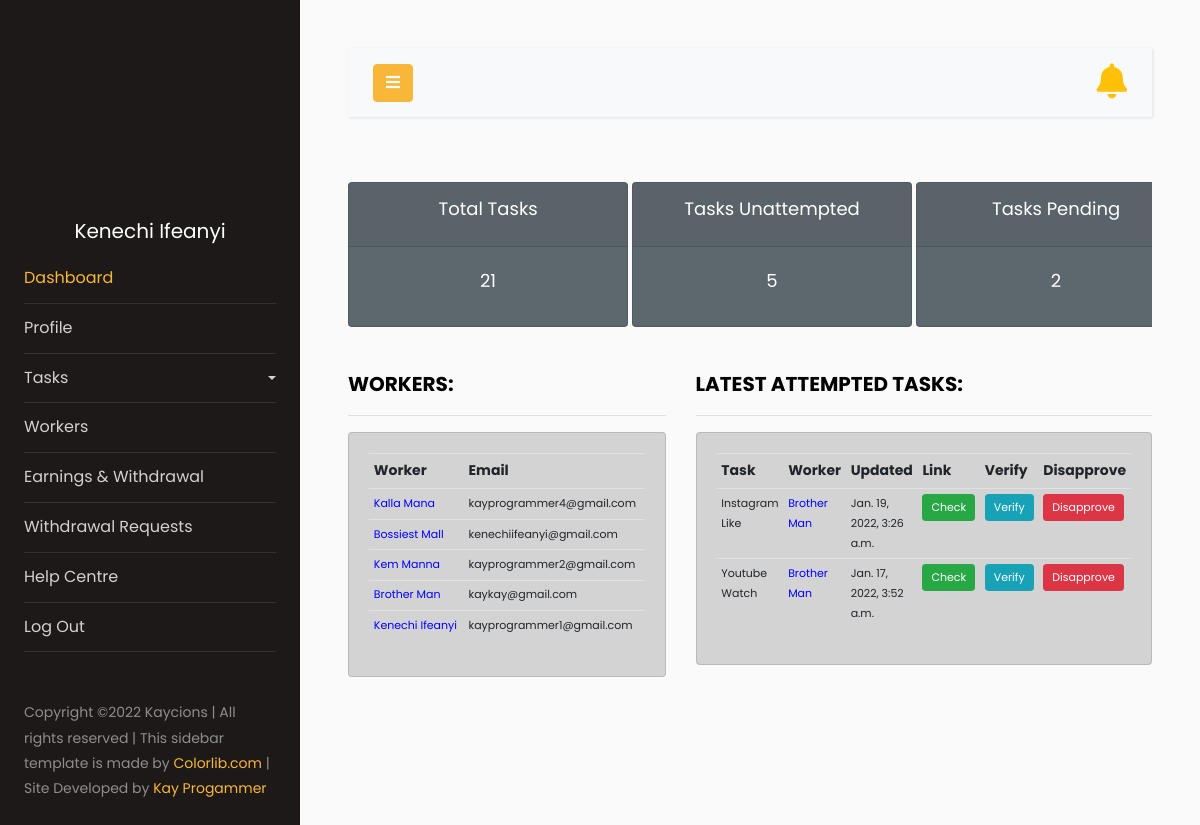
Page /dashboard/ (signed in) on the committed database.
### task/models.py (models this page shows, shortened)
class User(AbstractUser):
    username = None
    first_name = None
    last_name = None
    USERNAME_FIELD = 'email'
    terms_confirmed = models.BooleanField(null=False, blank=False, default=True)
    email = models.EmailField(_('email address'), max_length=40, help_text='Email', null=True, unique=True)
    full_name = models.CharField(max_length=40, help_text='Full name', null=True)
    is_email_verified = models.BooleanField(default=False, null=True, blank=True)
    REQUIRED_FIELDS = []
    objects = CustomUserManager()
    def __str__(self):
        return str(self.full_name)

class Worker(models.Model):
    user = models.OneToOneField(settings.AUTH_USER_MODEL, null=True, blank=False, on_delete=models.CASCADE)
    full_name = models.CharField(max_length=40, help_text='Full name', null=True)
    email = models.EmailField(max_length=40, help_text='Email', null=True, unique=True)
    facebook_id = models.CharField(max_length=30, help_text='Facebook ID', null=True, unique=True)
    twitter_id = models.CharField(max_length=30, help_text='Twitter ID', null=True, unique=True)
    instagram_id = models.CharField(max_length=30, help_text='Instagram ID', null=True, unique=True)
    youtube_id = models.EmailField(max_length=40, help_text='Youtube ID', null=True, unique=True)
    paypal_address = models.EmailField(max_length=100, help_text='Paypal Address', null=True, unique=True)
    avatar = models.ImageField(upload_to='avatars/', null=True, blank=True)
    code = models.CharField(max_length=60, blank=True)
    recommended_by = models.ForeignKey(User, on_delete=models.CASCADE, blank=True, null=True, related_name='ref_by')
    date_created = models.DateTimeField(default=today)
    updated = models.DateTimeField(auto_now=True)
    def __str__(self):
        return str(self.full_name)
    @property
    def imageURL(self):
        try:
            url = self.avatar.url
        except:
            url = "https://res.cloudinary.com/kay-development/image/upload/v1643036318/avatars/pro_wqmqw5.png"
        return url

class Task(models.Model):
    CATEGORY = (
        ('Facebook', 'Facebook'),
        ('Twitter', 'Twitter'),
        ('Instagram', 'Instagram'),
        ('Youtube', 'Youtube'),
    )
    CATEGORY_2 = (
        ('Like', 'Like'),
        ('Share', 'Share'),
        ('Comment', 'Comment'),
        ('Mention', 'Mention'),
        ('Follow', 'Follow'),
        ('Repost', 'Repost'),
        ('Hastag', 'Hashtag'),
        ('Watch', 'Watch'),
        ('Re-tweet', 'Re-tweet'),
        ('Suscribe', 'Suscribe'),
        ('Like & Comment', 'Like & Comment'),
    )
    category = models.CharField(max_length=200, null=True, choices=CATEGORY)
    category_2 = models.CharField(max_length=200, null=True, choices=CATEGORY_2)
    description = models.TextField(max_length=300, null=True)
    date_created = models.DateTimeField(auto_now_add=True)
    updated = models.DateTimeField(auto_now=True)
    price = models.DecimalField(max_digits=7, decimal_places=2, null=True)
    link = models.URLField(max_length=500, null=True)
    task_expiry_date = models.DateField(default=f, null=True)
    task_expiry_time = models.TimeField(default=today, null=True)
    worker = models.ForeignKey(Worker, related_name='tasks', on_delete=models.CASCADE, null=True, blank=True)
    pending = models.BooleanField(default=False, null=True, blank=True)
    completed = models.BooleanField(default=False, null=True, blank=True)
    disapproved = models.BooleanField(default=False, null=True, blank=True)
    who_updated = models.CharField(max_length=100, null=True, blank = True)
    class Meta:
        ordering = ['-date_created']

### task/decorators.py (the view)
    def wrapper_function(request, *args, **kwargs):
        group = None
        if request.user.groups.exists():
            group = request.user.groups.all()[0].name
        if group == 'worker':
            return redirect('user-page')
        if group == 'admin':
            return view_func(request, *args, **kwargs)

### task/templatetags/custom_tags.py (called while the page is built)
@register.inclusion_tag('task/show_notifications.html', takes_context=True)
def show_notifications(context):
    request_user = context['request'].user
    if not request_user.is_staff:
        worker = Worker.objects.filter(user__is_staff=False).get(user=request_user)
        notifications = Notification.objects.filter(to_worker=worker).exclude(admin__isnull=False).exclude(worker_has_seen=True).order_by('-date')
    else:
        admin = Worker.objects.filter(user__is_staff=True).get(user=request_user)
        notifications = Notification.objects.filter(admin=admin).exclude(worker_has_seen=True).order_by('-date')
    not_count = notifications.count()
    return {'notifications': notifications, 'nc':not_count}

### task/views.py (called while the page is built)
@admin_only
def dashboard(request):
    tasks = Task.objects.all().order_by('-date_created')
    workers = Worker.objects.all().order_by('-date_created')[:15]
    total_tasks = tasks.count()
    verified_tasks = Task.objects.filter(completed=True)
    pending_tasks = Task.objects.filter(pending=True)[:15]
    disapproved_tasks = Task.objects.filter(disapproved=True)
    unattempted_tasks = Task.objects.filter(disapproved=False, completed=False, pending=False)
    context = {'unattempted_tasks':unattempted_tasks, 'tasks':tasks, 'workers': workers, 'total_tasks':total_tasks, 'verified_tasks':verified_tasks, 'pending_tasks':pending_tasks, 'disapproved_tasks':disapproved_tasks}
    return render(request, 'task/dashboard.html', context)

### task/templates/task/dashboard.html (shortened to what this page needs)
{% extends 'task/sidmain.html' %}
{% load static %}
{% block content %}
    {% include 'task/status.html' %}
    <br>
    <div class="row">
        <div class="col-md-5 mb-4">
            <h5 style="font-weight: bold;">WORKERS:</h5>
            <hr>
            <div class="card card-body table-responsive" style="background-color:lightgrey;">
                <table class="table table-sm">
                    <tr>
                        <th>Worker</th>
                        <th>Email</th>
                    </tr>
                    {% for worker in workers %}
                        <tr>
                            <td style="font-size:11px;"><a href="{% url 'worker' worker.id %}" style="color: blue;">{{worker.user|capfirst}}</a></td>
                            <td style="font-size:11px;">{{worker.email}}</td>
                        </tr>
                    {% empty %}
                        <tr>
                            <td colspan="8" class="text-center">No workers yet!</td>
                        </tr>
                    {% endfor %}
                </table>
            </div>
        </div>
        <div class="col-md-7">
            <h5 style="font-weight: bold;">LATEST ATTEMPTED TASKS:</h5>
            <hr>
            <div class="card card-body table-responsive" style="background-color:lightgrey;">
                <table class="table table-sm">
                    <tr>
                        <th>Task</th>
                        <th>Worker</th>
                        <th>Updated</th>
                        <th>Link</th>
                        <th>Verify</th>
                        <th>Disapprove</th>
                    </tr>
                    {% for t in pending_tasks %}
                    <tr style="font-size:11px;">
                        <td>{{t.category}} {{t.category_2}}</td>
                        <td><a style="color: blue;" href="{% url 'worker' t.worker.id %}">{{t.worker|capfirst}}</a></td>
                        <td>{{t.updated}}</td>
                        <td><button style="font-size: 11px;" class="btn btn-sm btn-success"><a style="color: white;" href="{{t.link}}" target="_blank">Check</a></button></td>
                        <td><a style="font-size: 11px;" class="btn btn-sm btn-info" href="{% url 'verify_task' t.id %}">Verify</a></td>
                        <td><a style="font-size: 11px;" class="btn btn-sm btn-danger" href="{% url 'disapprove_task' t.id %}">Disapprove</a></td>
                    </tr>
                    {% empty %}
                    <tr>
                        <td colspan="8" class="text-center">There are no pending tasks</td>
                    </tr>
                    {% endfor %}
                </table>
            </div>
        </div>
    </div>
{% endblock %}

### task/templates/task/sidmain.html (shortened to what this page needs)
{% load static %}
{% load custom_tags %}
<!doctype html>
<html lang="en">
  <head>
		<link rel="stylesheet" href="{% static 'css/side_style.css' %}?{% now "U" %}">
    <link rel="stylesheet" href="https://cdn.jsdelivr.net/npm/sweetalert2@10.10.1/dist/sweetalert2.min.css">
    <link rel="stylesheet" href="https://use.fontawesome.com/releases/v5.12.1/css/all.css">
  </head>
  <body>
		<div class="wrapper d-flex align-items-stretch">
			<nav id="sidebar">
				<div class="p-4 pt-5 ">
		  		<a onclick="window.location='{{user.worker.imageURL}}'" class="img logo rounded-circle mb-5" style="cursor: pointer; background-image: url({{user.worker.imageURL}}); background-position: top;"></a>
          <h5 class="dispname" style="text-align: center; color: white;">{{user.worker.full_name|capfirst}}</h5>
	        <ul class="list-unstyled components mb-5">
              {% url 'dashboard' as dashboard_url %}
	          <li {% if request.path == dashboard_url %}class="active"{% endif %}>
	            <a href="{% url 'dashboard' %}" >Dashboard</a>
	          </li>
	          {% url 'profile' as profile_url %}
            <li {% if request.path == profile_url %}class="active"{% endif %}>
	              <a href="{% url 'profile' %}">Profile</a>
	          </li>
	          <li>
              <a href="#pageSubmenu" data-toggle="collapse" aria-expanded="false" class="dropdown-toggle">{% if user.is_staff %}Tasks{% else %}My Tasks{% endif %}</a>
	          </li>
            {% if user.is_staff %}
            {% url 'workers' as workers_urlll %}
	          <li {% if request.path == workers_urlll %}class="active"{% endif %}>
              <a href="{% url 'workers' %}">Workers</a>
	          </li>
            {% endif %}
            {% url 'withdrawal' as withdrawal_url %}
	          <li {% if request.path == withdrawal_url %}class="active"{% endif %}>
              <a href="{% url 'withdrawal' %}">Earnings & Withdrawal</a>
	          </li>
            {% if user.is_staff %}
            {% url 'withdrawalrequests' as withdrawalrequests_url %}
            <li {% if request.path == withdrawalrequests_url %}class="active"{% endif %}>
              <a href="{% url 'withdrawalrequests' %}">Withdrawal Requests</a>
	          </li>
            {% endif %}
            {% url 'help_centre' as help_centre_url %}
            <li {% if request.path == help_centre_url %}class="active"{% endif %}>
              <a href="{% url 'help_centre' %}">Help Centre</a>
            </li>
            {% url 'logout' as logout_url %}
            <li {% if request.path == logout_url %}class="active"{% endif %}>
              <a href="{% url 'logout' %}">Log Out</a>
            </li>
	        </ul>
	        <div class="footer">
	        	<p>
						  Copyright &copy; Kaycions | All rights reserved | This sidebar template is made  by <a href="https://colorlib.com" target="_blank">Colorlib.com</a> |
              Site Developed by <a target="_blank" href="https://wa.me/2348095602320">Kay Progammer</a>
						  </p>
	        </div>
	      </div>
    	</nav>
        <div id="content" class="p-4 p-md-5">
            <nav class="navbar navbar-expand-lg navbar-light bg-light">
            <div class="container-fluid">
                <button type="button" id="sidebarCollapse" class="btn btn-primary">
                <i class="fa fa-bars"></i>
                </button>
                {% show_notifications %}
            </div>
            </nav>
            {% block content %}
            {% endblock %}
        </div>
    </div>
{% load sweetify %}
  </body>
</html>

### rows in the picture
User: worker.full_name "Kenechi Ifeanyi"
Worker: user "Kalla Mana", email "kayprogrammer4@gmail.com"
Worker: user "Bossiest Mall", email "kenechiifeanyi@gmail.com"
Worker: user "Kem Manna", email "kayprogrammer2@gmail.com"
Worker: user "Brother Man", email "kaykay@gmail.com"
Worker: user "Kenechi Ifeanyi", email "kayprogrammer1@gmail.com"
Task: category "Instagram", category_2 "Like", worker "Brother Man", updated "Jan. 19, 2022, 3:26 a.m."
Task: category "Youtube", category_2 "Watch", worker "Brother Man", updated "Jan. 17, 2022, 3:52 a.m."

### other values in the picture
{{ total_tasks }} "21"
{{ unattempted_tasks.count }} "5"
{{ pending_tasks.count }} "2"
